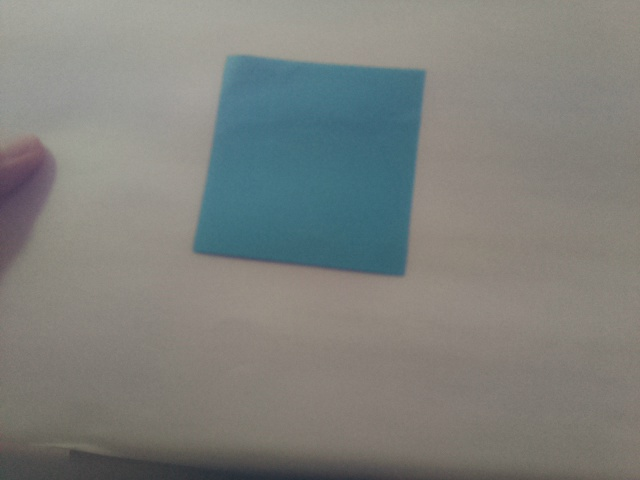
#> input picture Figures/BlueColor.jpg, 640 x 480 px
$ python HistrogramMask.py
#> lines starting #> are read from the running program, lines starting #| are printed output that depends on the picture
import numpy as np
from matplotlib import pyplot as plt
import cv2 as cv

img = cv.imread("Figures/BlueColor.jpg",0)
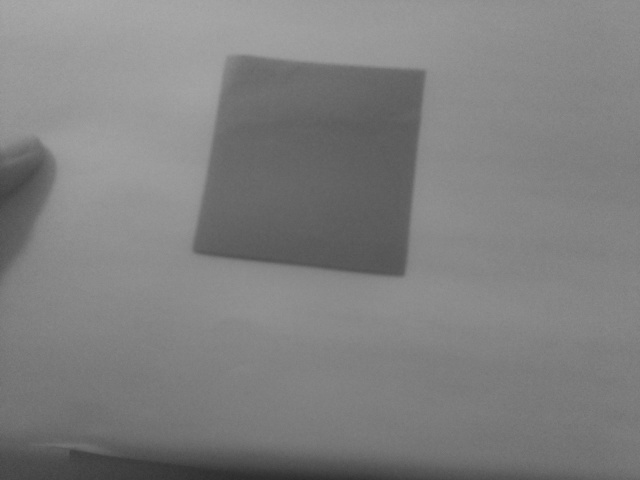
#> img: shape (480, 640); min 43, max 172, mean 127.4
# create a 2D mask matrix with all zero elements (Black area)
# This mask matrix has same dimension as the first 2-dimension of img

mask = np.zeros(img.shape[:2], np.uint8)
# create white area  with width = 300 pixel and height = 200 pixel
mask[100:300,100:400] = 255
masked_img = cv.bitwise_and(img,img,mask=mask)
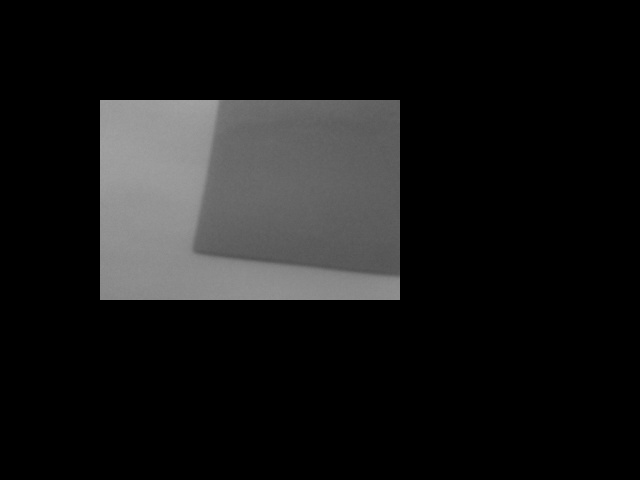
#> masked_img: shape (480, 640); min 0, max 162, mean 23.5
#  cv.calcHist(images,channels,mask,histSize,ranges)
hist_full = cv.calcHist([img],[0],None,[256],[0,256])
#> hist_full = 256 values, max 8747 at index 132, min 0 at index 0, mean 1200
hist_mask = cv.calcHist([img],[0],mask,[256],[0,256])
#> hist_mask = 256 values, max 2179 at index 140, min 0 at index 0, mean 234.4

plt.subplot(221),plt.imshow(img,'gray')
plt.subplot(222),plt.imshow(mask,'gray')
plt.subplot(223),plt.imshow(masked_img,'gray')
plt.subplot(224),plt.plot(hist_full,'b-'),plt.plot(hist_mask,'r-')
plt.xlim([0,256])
plt.show()
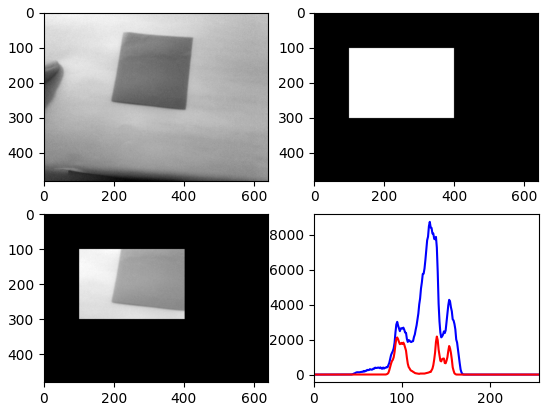
#> figure drawn by matplotlib, 4 panels; panel 4: curve peaks at x = 132, y = 8747; panel 4: curve peaks at x = 140, y = 2179
